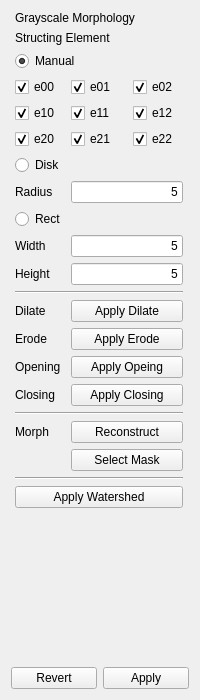
<?xml version="1.0" encoding="UTF-8"?>
<ui version="4.0">
 <class>GrayMorphInspector</class>
 <widget class="QWidget" name="GrayMorphInspector">
  <property name="geometry">
   <rect>
    <x>0</x>
    <y>0</y>
    <width>200</width>
    <height>700</height>
   </rect>
  </property>
  <property name="minimumSize">
   <size>
    <width>200</width>
    <height>0</height>
   </size>
  </property>
  <property name="maximumSize">
   <size>
    <width>200</width>
    <height>16777215</height>
   </size>
  </property>
  <property name="windowTitle">
   <string>Form</string>
  </property>
  <layout class="QVBoxLayout" name="verticalLayout">
   <item>
    <layout class="QGridLayout" name="gridLayout">
     <item row="19" column="1" colspan="2">
      <widget class="QPushButton" name="morphReconstructButton">
       <property name="text">
        <string>Reconstruct</string>
       </property>
      </widget>
     </item>
     <item row="19" column="0">
      <widget class="QLabel" name="label_8">
       <property name="text">
        <string>Morph</string>
       </property>
      </widget>
     </item>
     <item row="23" column="0" colspan="3">
      <widget class="QPushButton" name="watershedButton">
       <property name="text">
        <string>Apply Watershed</string>
       </property>
      </widget>
     </item>
     <item row="11" column="0">
      <widget class="QLabel" name="label_7">
       <property name="text">
        <string>Height</string>
       </property>
      </widget>
     </item>
     <item row="22" column="0" colspan="3">
      <widget class="Line" name="line_4">
       <property name="orientation">
        <enum>Qt::Horizontal</enum>
       </property>
      </widget>
     </item>
     <item row="16" column="0">
      <widget class="QLabel" name="label_4">
       <property name="text">
        <string>Closing</string>
       </property>
      </widget>
     </item>
     <item row="14" column="1" colspan="2">
      <widget class="QPushButton" name="erodeButton">
       <property name="text">
        <string>Apply Erode</string>
       </property>
      </widget>
     </item>
     <item row="16" column="1" colspan="2">
      <widget class="QPushButton" name="closingButton">
       <property name="text">
        <string>Apply Closing</string>
       </property>
      </widget>
     </item>
     <item row="27" column="0" colspan="3">
      <spacer name="verticalSpacer">
       <property name="orientation">
        <enum>Qt::Vertical</enum>
       </property>
       <property name="sizeHint" stdset="0">
        <size>
         <width>20</width>
         <height>40</height>
        </size>
       </property>
      </spacer>
     </item>
     <item row="12" column="0" colspan="3">
      <widget class="Line" name="line_2">
       <property name="orientation">
        <enum>Qt::Horizontal</enum>
       </property>
      </widget>
     </item>
     <item row="7" column="0" colspan="3">
      <widget class="QRadioButton" name="diskRadioButton">
       <property name="text">
        <string>Disk</string>
       </property>
      </widget>
     </item>
     <item row="8" column="1" colspan="2">
      <widget class="QLineEdit" name="radiusLineEdit">
       <property name="sizePolicy">
        <sizepolicy hsizetype="Minimum" vsizetype="Fixed">
         <horstretch>0</horstretch>
         <verstretch>0</verstretch>
        </sizepolicy>
       </property>
       <property name="text">
        <string>5</string>
       </property>
       <property name="alignment">
        <set>Qt::AlignRight|Qt::AlignTrailing|Qt::AlignVCenter</set>
       </property>
      </widget>
     </item>
     <item row="10" column="1" colspan="2">
      <widget class="QLineEdit" name="widthLineEdit">
       <property name="sizePolicy">
        <sizepolicy hsizetype="Minimum" vsizetype="Fixed">
         <horstretch>0</horstretch>
         <verstretch>0</verstretch>
        </sizepolicy>
       </property>
       <property name="text">
        <string>5</string>
       </property>
       <property name="alignment">
        <set>Qt::AlignRight|Qt::AlignTrailing|Qt::AlignVCenter</set>
       </property>
      </widget>
     </item>
     <item row="9" column="0" colspan="3">
      <widget class="QRadioButton" name="rectRadioButton">
       <property name="text">
        <string>Rect</string>
       </property>
      </widget>
     </item>
     <item row="13" column="1" colspan="2">
      <widget class="QPushButton" name="dilateButton">
       <property name="text">
        <string>Apply Dilate</string>
       </property>
      </widget>
     </item>
     <item row="13" column="0">
      <widget class="QLabel" name="label">
       <property name="text">
        <string>Dilate</string>
       </property>
      </widget>
     </item>
     <item row="15" column="1" colspan="2">
      <widget class="QPushButton" name="opeingButton">
       <property name="text">
        <string>Apply Opeing</string>
       </property>
      </widget>
     </item>
     <item row="15" column="0">
      <widget class="QLabel" name="label_2">
       <property name="text">
        <string>Opening</string>
       </property>
      </widget>
     </item>
     <item row="2" column="0" colspan="3">
      <widget class="QLabel" name="label_6">
       <property name="text">
        <string>Structing Element</string>
       </property>
      </widget>
     </item>
     <item row="4" column="0">
      <widget class="QCheckBox" name="element00CheckBox">
       <property name="sizePolicy">
        <sizepolicy hsizetype="Maximum" vsizetype="Preferred">
         <horstretch>0</horstretch>
         <verstretch>0</verstretch>
        </sizepolicy>
       </property>
       <property name="text">
        <string>e00</string>
       </property>
       <property name="checked">
        <bool>true</bool>
       </property>
      </widget>
     </item>
     <item row="14" column="0">
      <widget class="QLabel" name="rotationLabel">
       <property name="text">
        <string>Erode</string>
       </property>
      </widget>
     </item>
     <item row="5" column="1">
      <widget class="QCheckBox" name="element11CheckBox">
       <property name="text">
        <string>e11</string>
       </property>
       <property name="checkable">
        <bool>true</bool>
       </property>
       <property name="checked">
        <bool>true</bool>
       </property>
      </widget>
     </item>
     <item row="10" column="0">
      <widget class="QLabel" name="label_5">
       <property name="text">
        <string>Width</string>
       </property>
      </widget>
     </item>
     <item row="6" column="0">
      <widget class="QCheckBox" name="element20CheckBox">
       <property name="text">
        <string>e20</string>
       </property>
       <property name="checked">
        <bool>true</bool>
       </property>
      </widget>
     </item>
     <item row="18" column="0" colspan="3">
      <widget class="Line" name="line_3">
       <property name="orientation">
        <enum>Qt::Horizontal</enum>
       </property>
      </widget>
     </item>
     <item row="8" column="0">
      <widget class="QLabel" name="label_3">
       <property name="text">
        <string>Radius</string>
       </property>
      </widget>
     </item>
     <item row="11" column="1" colspan="2">
      <widget class="QLineEdit" name="heightLineEdit">
       <property name="sizePolicy">
        <sizepolicy hsizetype="Minimum" vsizetype="Fixed">
         <horstretch>0</horstretch>
         <verstretch>0</verstretch>
        </sizepolicy>
       </property>
       <property name="text">
        <string>5</string>
       </property>
       <property name="alignment">
        <set>Qt::AlignRight|Qt::AlignTrailing|Qt::AlignVCenter</set>
       </property>
      </widget>
     </item>
     <item row="5" column="0">
      <widget class="QCheckBox" name="element10CheckBox">
       <property name="text">
        <string>e10</string>
       </property>
       <property name="checked">
        <bool>true</bool>
       </property>
      </widget>
     </item>
     <item row="3" column="0" colspan="3">
      <widget class="QRadioButton" name="manualRadioButton">
       <property name="text">
        <string>Manual</string>
       </property>
       <property name="checked">
        <bool>true</bool>
       </property>
      </widget>
     </item>
     <item row="0" column="0" colspan="3">
      <widget class="QLabel" name="smoothingLabel">
       <property name="text">
        <string>Grayscale Morphology</string>
       </property>
      </widget>
     </item>
     <item row="6" column="1">
      <widget class="QCheckBox" name="element21CheckBox">
       <property name="text">
        <string>e21</string>
       </property>
       <property name="checked">
        <bool>true</bool>
       </property>
      </widget>
     </item>
     <item row="6" column="2">
      <widget class="QCheckBox" name="element22CheckBox">
       <property name="text">
        <string>e22</string>
       </property>
       <property name="checked">
        <bool>true</bool>
       </property>
      </widget>
     </item>
     <item row="4" column="2">
      <widget class="QCheckBox" name="element02CheckBox">
       <property name="sizePolicy">
        <sizepolicy hsizetype="Maximum" vsizetype="Preferred">
         <horstretch>0</horstretch>
         <verstretch>0</verstretch>
        </sizepolicy>
       </property>
       <property name="text">
        <string>e02</string>
       </property>
       <property name="checked">
        <bool>true</bool>
       </property>
      </widget>
     </item>
     <item row="5" column="2">
      <widget class="QCheckBox" name="element12CheckBox">
       <property name="text">
        <string>e12</string>
       </property>
       <property name="checked">
        <bool>true</bool>
       </property>
      </widget>
     </item>
     <item row="4" column="1">
      <widget class="QCheckBox" name="element01CheckBox">
       <property name="sizePolicy">
        <sizepolicy hsizetype="Maximum" vsizetype="Preferred">
         <horstretch>0</horstretch>
         <verstretch>0</verstretch>
        </sizepolicy>
       </property>
       <property name="text">
        <string>e01</string>
       </property>
       <property name="checked">
        <bool>true</bool>
       </property>
      </widget>
     </item>
     <item row="20" column="1" colspan="2">
      <widget class="QPushButton" name="maskButton">
       <property name="text">
        <string>Select Mask</string>
       </property>
      </widget>
     </item>
    </layout>
   </item>
   <item>
    <layout class="QHBoxLayout" name="BottomButtonsLayout">
     <item>
      <widget class="QPushButton" name="revertPushButton">
       <property name="text">
        <string>Revert</string>
       </property>
      </widget>
     </item>
     <item>
      <widget class="QPushButton" name="applyPushButton">
       <property name="text">
        <string>Apply</string>
       </property>
      </widget>
     </item>
    </layout>
   </item>
  </layout>
 </widget>
 <resources/>
 <connections/>
</ui>
